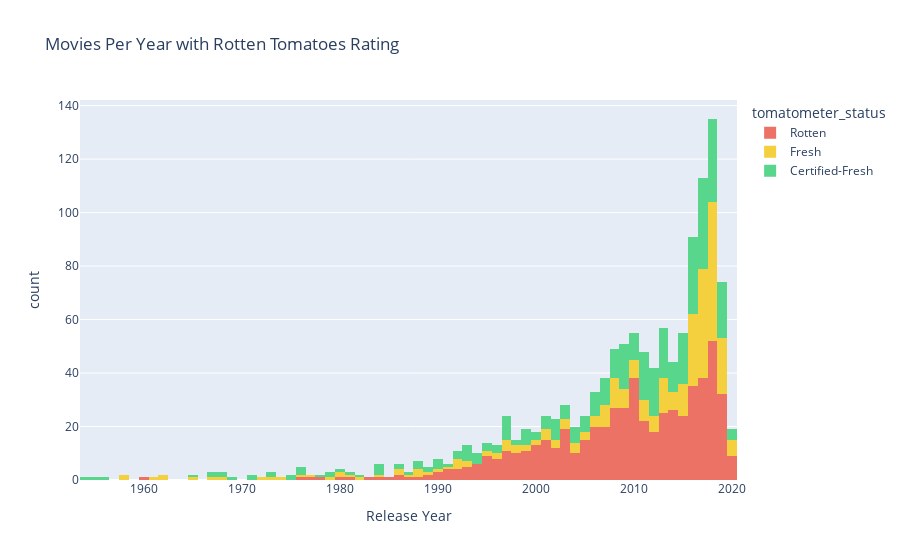

This figure's notebook cell:
### Markdown cell above
# Histogram - Netflix Catalogue of Movies by Release Year

Stacked by Rotten Tomatoes Tomatometer status
- ranges from Rotten to Certified Fresh

### Code cell
netflix_plus_rt_df = netflix_plus_rt_df.dropna(subset="tomatometer_status")
# px.histogram(netflix_plus_rt_df, "release_year_x", color="tomatometer_status", labels={"release_year_x": "Release Year"}, color_discrete_sequence=['red', 'blue', 'green'], title="Movies Per Year with Rotten Tomatoes Rating")
netflix_plus_rt_df = netflix_plus_rt_df.sort_values(by=["tomatometer_status", "release_year_x"], ascending=False)

px.histogram(
  netflix_plus_rt_df,
  "release_year_x",
  title="Movies Per Year with Rotten Tomatoes Rating",
  labels={"release_year_x": "Release Year"},
  color="tomatometer_status",
  color_discrete_map={
                "Rotten": "hsl(6, 78%, 66%)",
                "Fresh": "hsl(48, 89%, 60%)",
                "Certified-Fresh": "hsl(145, 61%, 59%)",
                },
  nbins=70
)

### Figure 1 — Plotly figure (JSON) as saved in the notebook; plotly's stock layout.template omitted (floating-point values rounded to 4 significant figures; data arrays with more than 128 entries replaced by an {"elided": "..."} marker saying what was removed)
{"data": [{"alignmentgroup": "True", "bingroup": "x", "hovertemplate": "tomatometer_status=Rotten<br>Release Year=%{x}<br>count=%{y}<extra></extra>", "legendgroup": "Rotten", "marker": {"color": "hsl(6, 78%, 66%)", "pattern": {"shape": ""}}, "name": "Rotten", "nbinsx": 70, "offsetgroup": "Rotten", "orientation": "v", "showlegend": true, "type": "histogram", "x": {"elided": "583 int values"}, "xaxis": "x", "yaxis": "y"}, {"alignmentgroup": "True", "bingroup": "x", "hovertemplate": "tomatometer_status=Fresh<br>Release Year=%{x}<br>count=%{y}<extra></extra>", "legendgroup": "Fresh", "marker": {"color": "hsl(48, 89%, 60%)", "pattern": {"shape": ""}}, "name": "Fresh", "nbinsx": 70, "offsetgroup": "Fresh", "orientation": "v", "showlegend": true, "type": "histogram", "x": {"elided": "297 int values"}, "xaxis": "x", "yaxis": "y"}, {"alignmentgroup": "True", "bingroup": "x", "hovertemplate": "tomatometer_status=Certified-Fresh<br>Release Year=%{x}<br>count=%{y}<extra></extra>", "legendgroup": "Certified-Fresh", "marker": {"color": "hsl(145, 61%, 59%)", "pattern": {"shape": ""}}, "name": "Certified-Fresh", "nbinsx": 70, "offsetgroup": "Certified-Fresh", "orientation": "v", "showlegend": true, "type": "histogram", "x": {"elided": "371 int values"}, "xaxis": "x", "yaxis": "y"}], "layout": {"barmode": "relative", "legend": {"title": {"text": "tomatometer_status"}, "tracegroupgap": 0}, "title": {"text": "Movies Per Year with Rotten Tomatoes Rating"}, "xaxis": {"anchor": "y", "domain": [0, 1], "title": {"text": "Release Year"}}, "yaxis": {"anchor": "x", "domain": [0, 1], "title": {"text": "count"}}}}
